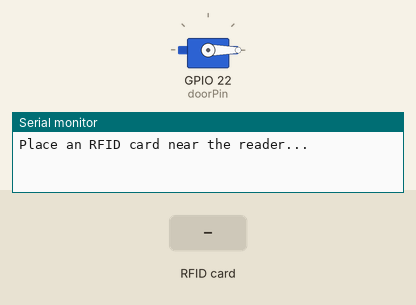
This sketch was run on a simulated ESP32. Parts: servo, the last lines printed to the serial monitor. Inputs (shaded band) come from the test bench.

Above: at 1.2 s.
1.3 s: RFID card 73 1F 27 2A held to the reader
At 2.1 s:
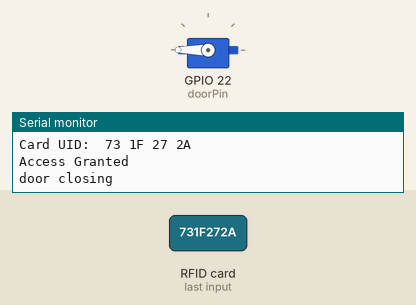
3.8 s: RFID card 5E 7A 19 C4 held to the reader
Timing chart, 0 to 6.8 s (numbered marks = the images above; inputs shaded):
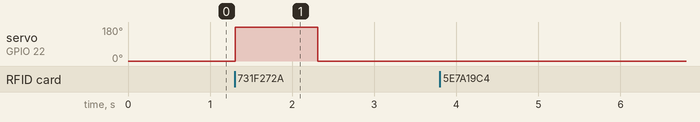

The sketch:

rfidServo.ino
```cpp
/*
SDA - D15
SCK - D13
MOSI - D12
MISO - D14
RST - D25

// #include <SPI.h>
// #include <MFRC522.h>
// #include <ESP32Servo.h>

// // Pin definitions
// #define SS_PIN    5
// #define RST_PIN   27
// #define SERVO_PIN 13

// // Create instances
// MFRC522 rfid(SS_PIN, RST_PIN);
// Servo myServo;

// // Store authorized card UID
// byte authorizedUID[4] = {0x00, 0x00, 0x00, 0x00};  // Replace with your card's UID

// void setup() {
//   // Initialize serial communication
//   Serial.begin(115200);

//   // Initialize SPI bus
//   SPI.begin();

//   // Initialize RFID reader
//   rfid.PCD_Init();
//   Serial.println("RFID reader initialized");

//   // Initialize servo
//   ESP32PWM::allocateTimer(0);
//   myServo.setPeriodHertz(50);  // Standard 50Hz servo
//   myServo.attach(SERVO_PIN, 500, 2400);  // Adjust min/max pulse width if needed

//   // Move servo to initial position
//   myServo.write(0);
// }

// void loop() {
//   // Check if a new card is present
//   if (!rfid.PICC_IsNewCardPresent() || !rfid.PICC_ReadCardSerial())
//     return;

//   Serial.print("Card UID: ");
//   for (byte i = 0; i < rfid.uid.size; i++) {
//     Serial.print(rfid.uid.uidByte[i] < 0x10 ? " 0" : " ");
//     Serial.print(rfid.uid.uidByte[i], HEX);
//   }
//   Serial.println();

//   // Check if it's the authorized card
//   if (compareUID(rfid.uid.uidByte, authorizedUID)) {
//     Serial.println("Access granted!");
//     // Open door (rotate servo to 90 degrees)
//     myServo.write(90);
//     delay(3000);  // Keep door open for 3 seconds
//     // Close door (return to 0 degrees)
//     myServo.write(0);
//   } else {
//     Serial.println("Access denied!");
//   }

//   // Halt PICC and stop encryption
//   rfid.PICC_HaltA();
//   rfid.PCD_StopCrypto1();
// }

// // Helper function to compare UIDs
// bool compareUID(byte* uid1, byte* uid2) {
//   for (byte i = 0; i < 4; i++) {
//     if (uid1[i] != uid2[i]) return false;
//   }
//   return true;
// }
/* Read RFID Tag with RC522 RFID Reader
 *  Made by miliohm.com
 */
/* Read RFID Tag with RC522 RFID Reader
 *  Made by miliohm.com
 */
/* Read RFID Tag with RC522 RFID Reader
 *  Modified for ESP32
 */
/* Read RFID Tag with RC522 RFID Reader
 *  Made by miliohm.com
 */


// 73 1F 27 2A

#include <SPI.h>
#include <MFRC522.h>
#include <ESP32Servo.h>


// Ensure compatibility for ESP32
#define MFRC522_SPICLASS SPI

// Define pins for the RFID module
#define SS_PIN 5    // GPIO 5 for SS/SDA pin
#define RST_PIN 27  // GPIO 27 for RST pin

MFRC522 mfrc522(SS_PIN, RST_PIN);  // Create MFRC522 instance

int doorPin = 22;

Servo servo;

void setup() {
  Serial.begin(115200);  // Initialize serial communication
  SPI.begin();           // Initialize SPI bus
  mfrc522.PCD_Init();    // Initialize RFID module
  Serial.println("Place an RFID card near the reader...");

  servo.attach(doorPin);
  servo.write(0);
}

void loop() {
  // Check if a new card is present
  if (!mfrc522.PICC_IsNewCardPresent()) {
    return;  // Exit if no card is present
  }

  // Select one of the cards
  if (!mfrc522.PICC_ReadCardSerial()) {
    return;  // Exit if card could not be read
  }

  String content = "";

  // Print card UID
  Serial.print("Card UID: ");
  for (byte i = 0; i < mfrc522.uid.size; i++) {
    Serial.print(mfrc522.uid.uidByte[i] < 0x10 ? " 0" : " ");  // Add leading zero for single hex digits
    Serial.print(mfrc522.uid.uidByte[i], HEX);
    content.concat(String(mfrc522.uid.uidByte[i] < 0x10 ? " 0" : " "));  // Print UID in hexadecimal format
    content.concat(String(mfrc522.uid.uidByte[i], HEX));                 // Print UID in hexadecimal format
  }
  Serial.println();

  content.toUpperCase();

  if (content.substring(1) == "73 1F 27 2A") {
    Serial.println("Access Granted");

    servo.write(300);
    Serial.println("door closing");
    delay(1000);
    servo.write(0);
    // Serial.println("door closed");
  } else{
    Serial.println("Access Not Granted");
    Serial.println("Unauthorized");
  }

  // Halt PICC
  mfrc522.PICC_HaltA();

  // Stop encryption on PCD
  mfrc522.PCD_StopCrypto1();
}
```

Measured:
- after the input at 1.3 s, servo on GPIO 22 (doorPin): 0° → 180° at once, → 0° 1.0 s later
